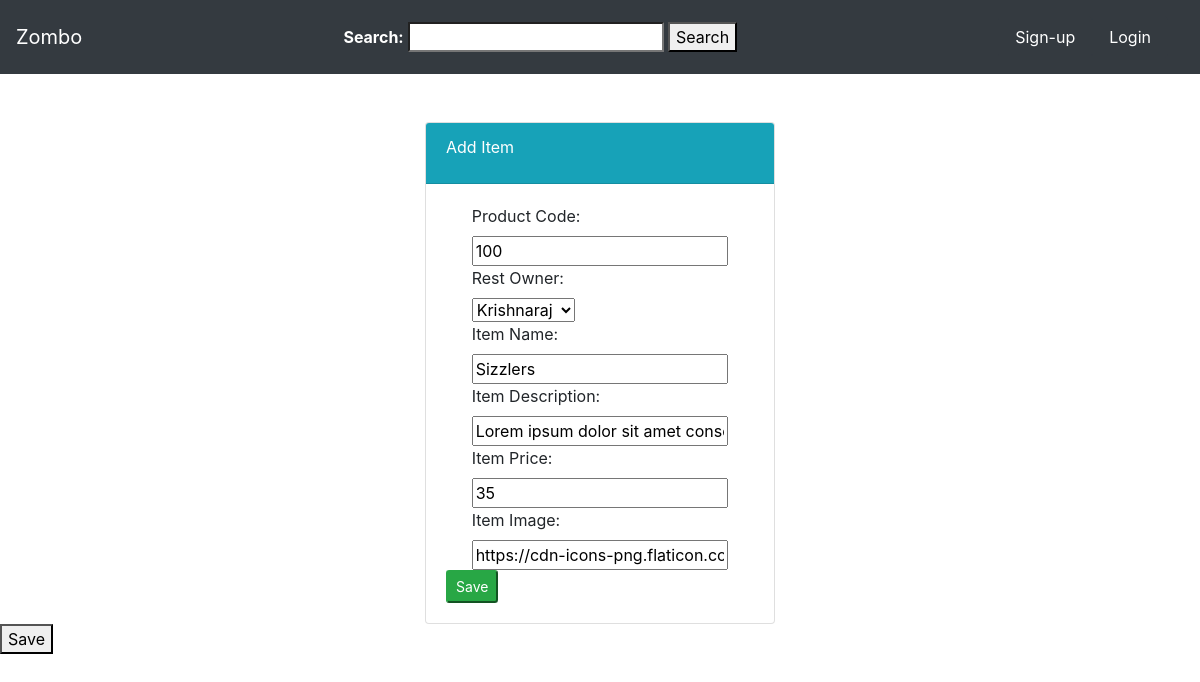
The app's page /food/update/8, older data.
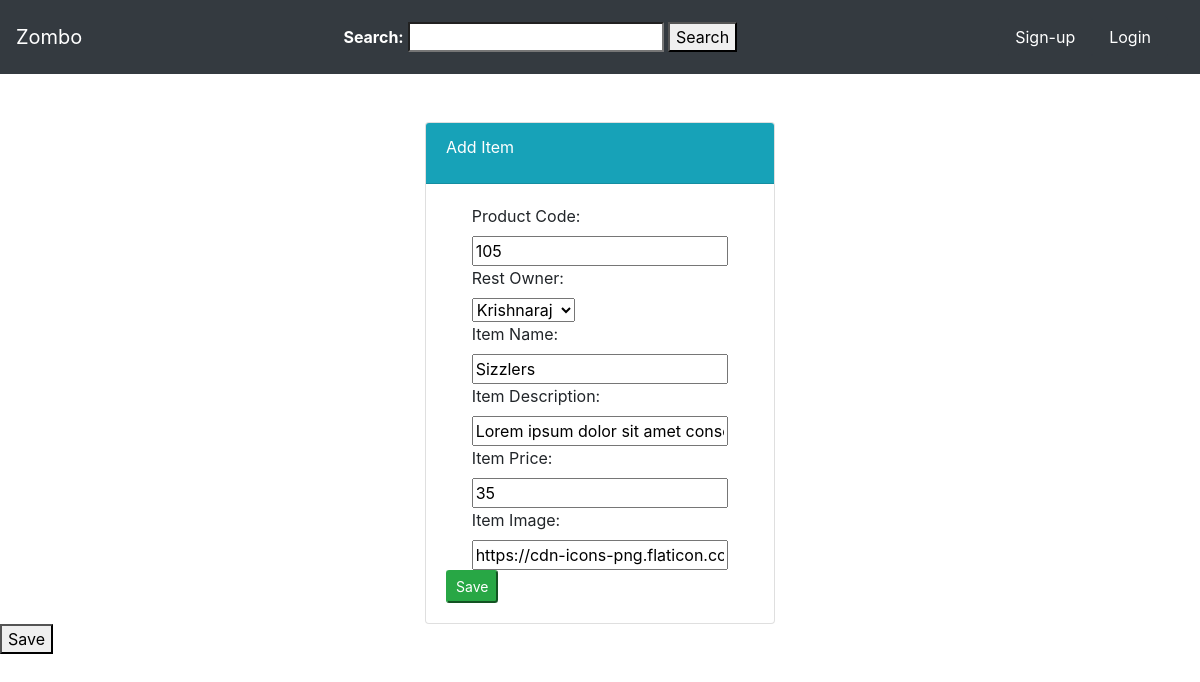
The same page, newer data.
### food/models.py (models this page shows, shortened)
class Item(models.Model):
    rest_owner = models.ForeignKey(User, on_delete=models.CASCADE, default=1)
    prod_code = models.IntegerField(default=100)
    added_by = models.CharField(max_length=50, default='admin')
    item_name = models.CharField(max_length = 50)
    item_desc = models.CharField(max_length = 500, default='Lorem ipsum dolor sit amet consectetur adipisicing elit. Debitis nostrum ipsam voluptatibus maiores quasi, cum ipsum sit blanditiis expedita recusandae officia quia, alias, magnam facere quidem sint quis pariatur temporibus?r')
    item_price = models.IntegerField(default=0)
    item_image = models.CharField(max_length = 500, default = 'https://cdn-icons-png.flaticon.com/512/1377/1377194.png')

### food/views.py (the view, shortened to what this page needs)
# urls.py: path('update/<int:itemid>', views.UpdateItem, name='updateitem'),
def UpdateItem(request, itemid):
    item = Item.objects.get(id=itemid)
    form = ItemForm(request.POST or None, instance=item)
    context={
        'form':form
    }
    return render(request, 'food/item-form.html', context)

### food/forms.py
class ItemForm(forms.ModelForm):
    class Meta:
        model = Item
        fields = ['rest_owner', 'prod_code', 'item_name', 'item_desc', 'item_price', 'item_image']

### food/templates/food/item-form.html (shortened to what this page needs)
{% extends "food/base.html" %}
{% block body %}
<form method="POST">
    <div class="container">
        <div class="row">
            <div class="col-md-4 offset-md-4">
                <div class="card">
                    <div class="card-header text-white bg-info">
                        <div class="card-title">
                            Add Item
                        </div>
                    </div>
                    <div class="card-body">
                        <form method="POST">
                            <label class="offset-md-1">Product Code: </label><br>
                            <span class="offset-md-1">{{ form.prod_code }}</span>
                            <br><label class="offset-md-1">Rest Owner: </label><br>
                            <span class="offset-md-1">{{ form.rest_owner }}</span>
                            <br><label class="offset-md-1">Item Name: </label><br>
                            <span class="offset-md-1">{{ form.item_name }}</span>
                            <br><label class="offset-md-1">Item Description: </label><br>
                            <span class="offset-md-1">{{ form.item_desc }}</span>
                            <br><label class="offset-md-1">Item Price: </label><br>
                            <span class="offset-md-1">{{ form.item_price }}</span>
                            <br><label class="offset-md-1">Item Image: </label><br>
                            <span class="offset-md-1">{{ form.item_image }}</span>
                            <button class="bt btn-success btn-sm" type="submit">Save</button>
                        </form>
                    </div>
                </div>
            </div>
        </div>
    </div>
    <button type="submit">
        Save
    </button>
</form>
{% endblock %}

Row changes from the older to the newer data that the page shows:
changed Item "Krishnaraj": prod_code "100" → "105"
